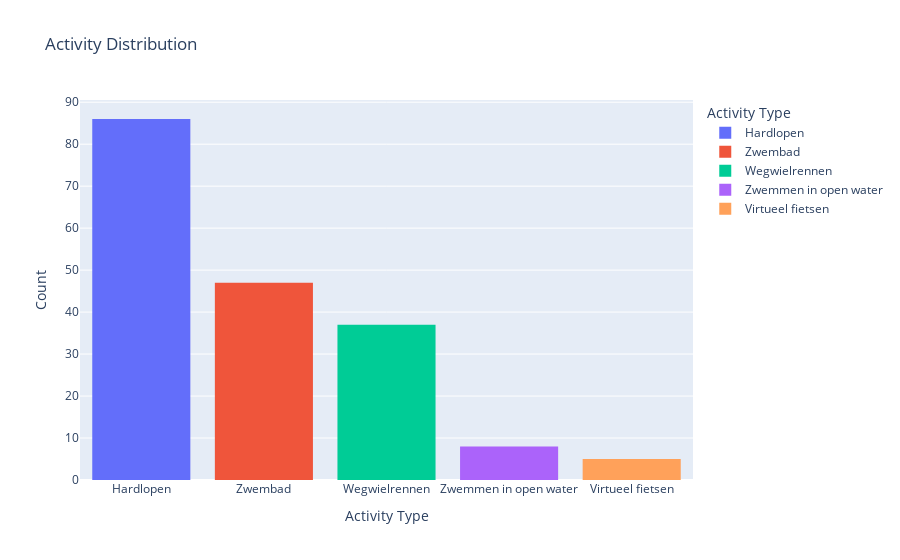

The code cell stored with this chart in its notebook:
### Markdown cell above
## 📊 Exploratory Data Analysis

### Code cell
import plotly.express as px

# Interactive countplot of activity types
fig = px.histogram(df, x='Activity Type', color='Activity Type',
                   title='Activity Distribution',
                   category_orders={'Activity Type': df['Activity Type'].value_counts().index})
fig.update_layout(bargap=0.2, xaxis_title='Activity Type', yaxis_title='Count')
fig.show()

### Figure 1 — Plotly figure (JSON) as saved in the notebook; plotly's stock layout.template omitted (floating-point values rounded to 4 significant figures)
{"data": [{"alignmentgroup": "True", "bingroup": "x", "hovertemplate": "Activity Type=%{x}<br>count=%{y}<extra></extra>", "legendgroup": "Hardlopen", "marker": {"color": "#636efa", "pattern": {"shape": ""}}, "name": "Hardlopen", "offsetgroup": "Hardlopen", "orientation": "v", "showlegend": true, "type": "histogram", "x": ["Hardlopen", "Hardlopen", "Hardlopen", "Hardlopen", "Hardlopen", "Hardlopen", "Hardlopen", "Hardlopen", "Hardlopen", "Hardlopen", "Hardlopen", "Hardlopen", "Hardlopen", "Hardlopen", "Hardlopen", "Hardlopen", "Hardlopen", "Hardlopen", "Hardlopen", "Hardlopen", "Hardlopen", "Hardlopen", "Hardlopen", "Hardlopen", "Hardlopen", "Hardlopen", "Hardlopen", "Hardlopen", "Hardlopen", "Hardlopen", "Hardlopen", "Hardlopen", "Hardlopen", "Hardlopen", "Hardlopen", "Hardlopen", "Hardlopen", "Hardlopen", "Hardlopen", "Hardlopen", "Hardlopen", "Hardlopen", "Hardlopen", "Hardlopen", "Hardlopen", "Hardlopen", "Hardlopen", "Hardlopen", "Hardlopen", "Hardlopen", "Hardlopen", "Hardlopen", "Hardlopen", "Hardlopen", "Hardlopen", "Hardlopen", "Hardlopen", "Hardlopen", "Hardlopen", "Hardlopen", "Hardlopen", "Hardlopen", "Hardlopen", "Hardlopen", "Hardlopen", "Hardlopen", "Hardlopen", "Hardlopen", "Hardlopen", "Hardlopen", "Hardlopen", "Hardlopen", "Hardlopen", "Hardlopen", "Hardlopen", "Hardlopen", "Hardlopen", "Hardlopen", "Hardlopen", "Hardlopen", "Hardlopen", "Hardlopen", "Hardlopen", "Hardlopen", "Hardlopen", "Hardlopen"], "xaxis": "x", "yaxis": "y"}, {"alignmentgroup": "True", "bingroup": "x", "hovertemplate": "Activity Type=%{x}<br>count=%{y}<extra></extra>", "legendgroup": "Zwembad", "marker": {"color": "#EF553B", "pattern": {"shape": ""}}, "name": "Zwembad", "offsetgroup": "Zwembad", "orientation": "v", "showlegend": true, "type": "histogram", "x": ["Zwembad", "Zwembad", "Zwembad", "Zwembad", "Zwembad", "Zwembad", "Zwembad", "Zwembad", "Zwembad", "Zwembad", "Zwembad", "Zwembad", "Zwembad", "Zwembad", "Zwembad", "Zwembad", "Zwembad", "Zwembad", "Zwembad", "Zwembad", "Zwembad", "Zwembad", "Zwembad", "Zwembad", "Zwembad", "Zwembad", "Zwembad", "Zwembad", "Zwembad", "Zwembad", "Zwembad", "Zwembad", "Zwembad", "Zwembad", "Zwembad", "Zwembad", "Zwembad", "Zwembad", "Zwembad", "Zwembad", "Zwembad", "Zwembad", "Zwembad", "Zwembad", "Zwembad", "Zwembad", "Zwembad"], "xaxis": "x", "yaxis": "y"}, {"alignmentgroup": "True", "bingroup": "x", "hovertemplate": "Activity Type=%{x}<br>count=%{y}<extra></extra>", "legendgroup": "Wegwielrennen", "marker": {"color": "#00cc96", "pattern": {"shape": ""}}, "name": "Wegwielrennen", "offsetgroup": "Wegwielrennen", "orientation": "v", "showlegend": true, "type": "histogram", "x": ["Wegwielrennen", "Wegwielrennen", "Wegwielrennen", "Wegwielrennen", "Wegwielrennen", "Wegwielrennen", "Wegwielrennen", "Wegwielrennen", "Wegwielrennen", "Wegwielrennen", "Wegwielrennen", "Wegwielrennen", "Wegwielrennen", "Wegwielrennen", "Wegwielrennen", "Wegwielrennen", "Wegwielrennen", "Wegwielrennen", "Wegwielrennen", "Wegwielrennen", "Wegwielrennen", "Wegwielrennen", "Wegwielrennen", "Wegwielrennen", "Wegwielrennen", "Wegwielrennen", "Wegwielrennen", "Wegwielrennen", "Wegwielrennen", "Wegwielrennen", "Wegwielrennen", "Wegwielrennen", "Wegwielrennen", "Wegwielrennen", "Wegwielrennen", "Wegwielrennen", "Wegwielrennen"], "xaxis": "x", "yaxis": "y"}, {"alignmentgroup": "True", "bingroup": "x", "hovertemplate": "Activity Type=%{x}<br>count=%{y}<extra></extra>", "legendgroup": "Zwemmen in open water", "marker": {"color": "#ab63fa", "pattern": {"shape": ""}}, "name": "Zwemmen in open water", "offsetgroup": "Zwemmen in open water", "orientation": "v", "showlegend": true, "type": "histogram", "x": ["Zwemmen in open water", "Zwemmen in open water", "Zwemmen in open water", "Zwemmen in open water", "Zwemmen in open water", "Zwemmen in open water", "Zwemmen in open water", "Zwemmen in open water"], "xaxis": "x", "yaxis": "y"}, {"alignmentgroup": "True", "bingroup": "x", "hovertemplate": "Activity Type=%{x}<br>count=%{y}<extra></extra>", "legendgroup": "Virtueel fietsen", "marker": {"color": "#FFA15A", "pattern": {"shape": ""}}, "name": "Virtueel fietsen", "offsetgroup": "Virtueel fietsen", "orientation": "v", "showlegend": true, "type": "histogram", "x": ["Virtueel fietsen", "Virtueel fietsen", "Virtueel fietsen", "Virtueel fietsen", "Virtueel fietsen"], "xaxis": "x", "yaxis": "y"}], "layout": {"bargap": 0.2, "barmode": "relative", "legend": {"title": {"text": "Activity Type"}, "tracegroupgap": 0}, "title": {"text": "Activity Distribution"}, "xaxis": {"anchor": "y", "categoryarray": ["Hardlopen", "Zwembad", "Wegwielrennen", "Zwemmen in open water", "Virtueel fietsen"], "categoryorder": "array", "domain": [0, 1], "title": {"text": "Activity Type"}}, "yaxis": {"anchor": "x", "domain": [0, 1], "title": {"text": "Count"}}}}
